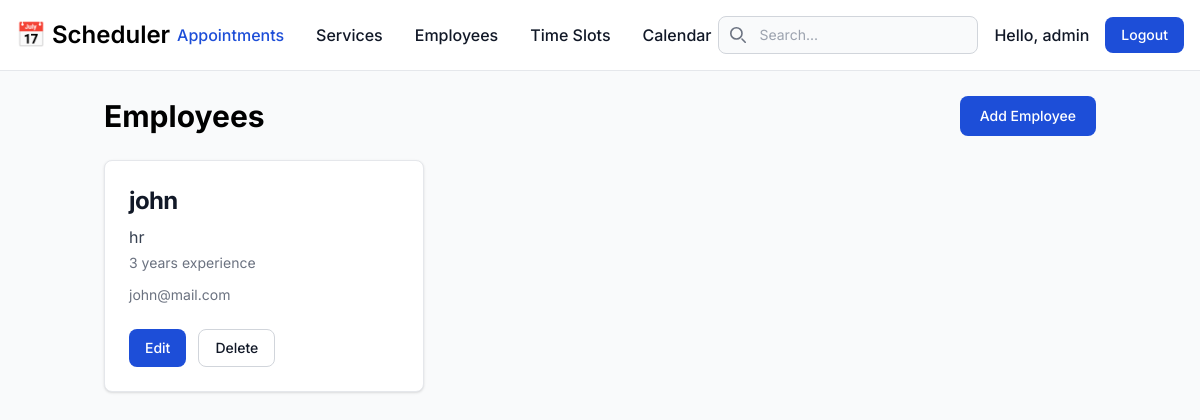
The page /appointments/employee/ (signed in) on the database as committed earlier.
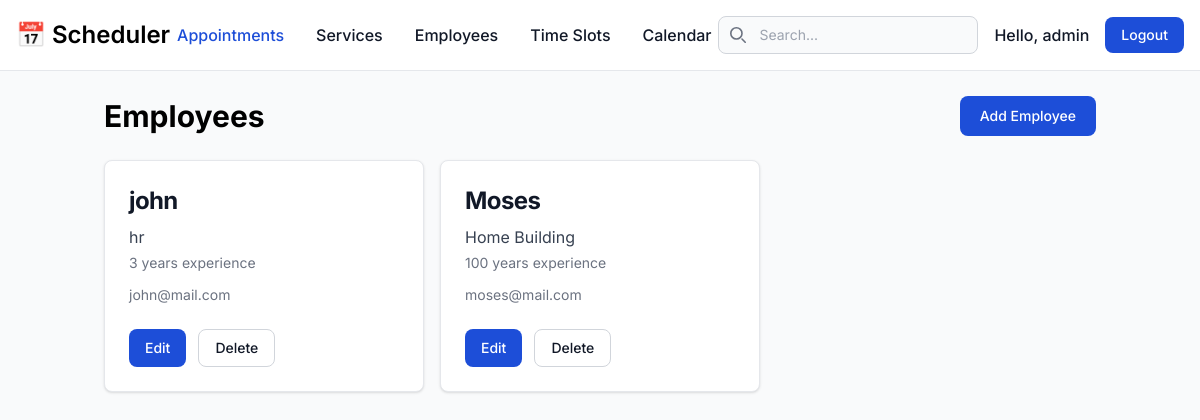
The same page on the database as committed later.
### booking/models.py (models this page shows, shortened)
class Employee(models.Model):
    name = models.CharField(max_length=100)
    employee_id = models.IntegerField(null=True, blank=True)
    email = models.EmailField(unique=True)
    phone_number = models.CharField(max_length=20, blank=True, null=True)
    specialization = models.CharField(max_length=100)
    years_experience = models.IntegerField()
    bio = models.TextField()
    is_active = models.BooleanField(default=True)

### booking/views.py (the view)
# urls.py: path('employee/', EmployeeListView.as_view(), name='employee-list'),
class EmployeeListView(LoginRequiredMixin, ListView):
    model = Employee
    context_object_name = 'employees'
    def get_queryset(self):
        queryset = self.model.objects.filter(is_active=True)
        q = self.request.GET.get('q')
        if q:
            queryset = queryset.filter(name__icontains=q)
        return queryset

### booking/templates/booking/employee_list.html (shortened to what this page needs)
{% extends 'base.html' %}
{% block content %}
<div class="flex justify-between items-center mb-6">
    <h1 class="text-3xl font-bold dark:text-white">Employees</h1>
    <a href="{% url 'employee-create' %}"
        class="text-white bg-blue-700 hover:bg-blue-800 focus:ring-4 focus:ring-blue-300 font-medium rounded-lg text-sm px-5 py-2.5 dark:bg-blue-600 dark:hover:bg-blue-700 focus:outline-none dark:focus:ring-blue-800">Add
        Employee</a>
</div>
<div class="grid grid-cols-1 md:grid-cols-2 lg:grid-cols-3 gap-4">
    {% for employee in employees %}
    <div class="max-w-sm p-6 bg-white border border-gray-200 rounded-lg shadow dark:bg-gray-800 dark:border-gray-700">
        <h5 class="mb-2 text-2xl font-bold tracking-tight text-gray-900 dark:text-white">{{ employee.name }}</h5>
        <p class="mb-1 font-normal text-gray-700 dark:text-gray-400">{{ employee.specialization }}</p>
        <p class="mb-3 text-sm text-gray-500">{{ employee.years_experience }} years experience</p>
        <p class="mb-3 text-sm text-gray-500">{{ employee.email }}</p>
        <div class="flex mt-4 space-x-3 md:mt-6">
            <a href="{% url 'employee-update' employee.pk %}"
                class="inline-flex items-center px-4 py-2 text-sm font-medium text-center text-white bg-blue-700 rounded-lg hover:bg-blue-800 focus:ring-4 focus:outline-none focus:ring-blue-300 dark:bg-blue-600 dark:hover:bg-blue-700 dark:focus:ring-blue-800">Edit</a>
            <a href="{% url 'employee-delete' employee.pk %}"
                class="inline-flex items-center px-4 py-2 text-sm font-medium text-center text-gray-900 bg-white border border-gray-300 rounded-lg hover:bg-gray-100 focus:ring-4 focus:outline-none focus:ring-gray-200 dark:bg-gray-800 dark:text-white dark:border-gray-600 dark:hover:bg-gray-700 dark:hover:border-gray-700 dark:focus:ring-gray-700">Delete</a>
        </div>
    </div>
    {% empty %}
    <p>No employees found.</p>
    {% endfor %}
</div>
{% endblock %}

Rows that differ between the two databases and show on the page:
added Employee: name "Moses", specialization "Home Building", years_experience "100", email "moses@mail.com"
